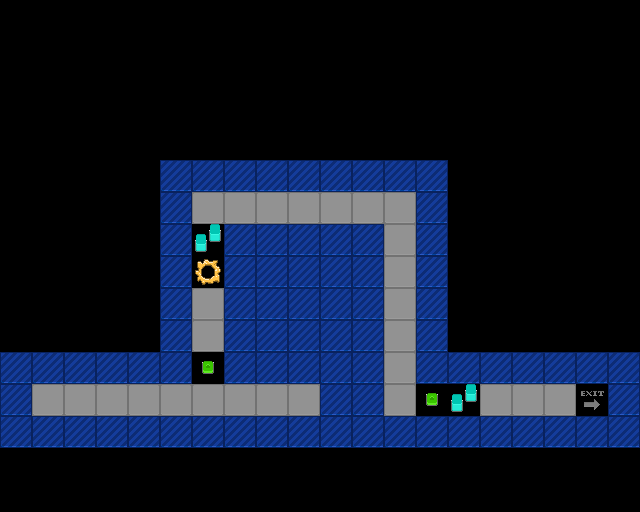

A 2D game scene composited from a Tiled map and its tileset images. What follows is a short description and the map's XML, with every tile layer's data as written:
An orthogonal 20x16 tile map with 32x32 px tiles, 1 tile layer (Tile Layer 1).

<map version="1.5" tiledversion="1.7.0" orientation="orthogonal" renderorder="right-down" width="20" height="16" tilewidth="32" tileheight="32" infinite="0" nextlayerid="2" nextobjectid="1">
 <editorsettings>
  <export target="level3.csv" format="csv" />
 </editorsettings>
 <tileset firstgid="1" source="project-mjolnir.tsx" />
 <layer id="1" name="Tile Layer 1" width="20" height="16">
  <data encoding="csv">
0,0,0,0,0,0,0,0,0,0,0,0,0,0,0,0,0,0,0,0,
0,0,0,0,0,0,0,0,0,0,0,0,0,0,0,0,0,0,0,0,
0,0,0,0,0,0,0,0,0,0,0,0,0,0,0,0,0,0,0,0,
0,0,0,0,0,0,0,0,0,0,0,0,0,0,0,0,0,0,0,0,
0,0,0,0,0,0,0,0,0,0,0,0,0,0,0,0,0,0,0,0,
0,0,0,0,0,4,4,4,4,4,4,4,4,4,0,0,0,0,0,0,
0,0,0,0,0,4,3,3,3,3,3,3,3,4,0,0,0,0,0,0,
0,0,0,0,0,4,6,4,4,4,4,4,3,4,0,0,0,0,0,0,
0,0,0,0,0,4,2,4,4,4,4,4,3,4,0,0,0,0,0,0,
0,0,0,0,0,4,3,4,4,4,4,4,3,4,0,0,0,0,0,0,
0,0,0,0,0,4,3,4,4,4,4,4,3,4,0,0,0,0,0,0,
4,4,4,4,4,4,5,4,4,4,4,4,3,4,4,4,4,4,4,4,
4,3,3,3,3,3,3,3,3,3,4,4,3,5,6,3,3,3,8,4,
4,4,4,4,4,4,4,4,4,4,4,4,4,4,4,4,4,4,4,4,
0,0,0,0,0,0,0,0,0,0,0,0,0,0,0,0,0,0,0,0,
0,0,0,0,0,0,0,0,0,0,0,0,0,0,0,0,0,0,0,0
</data>
 </layer>
</map>
